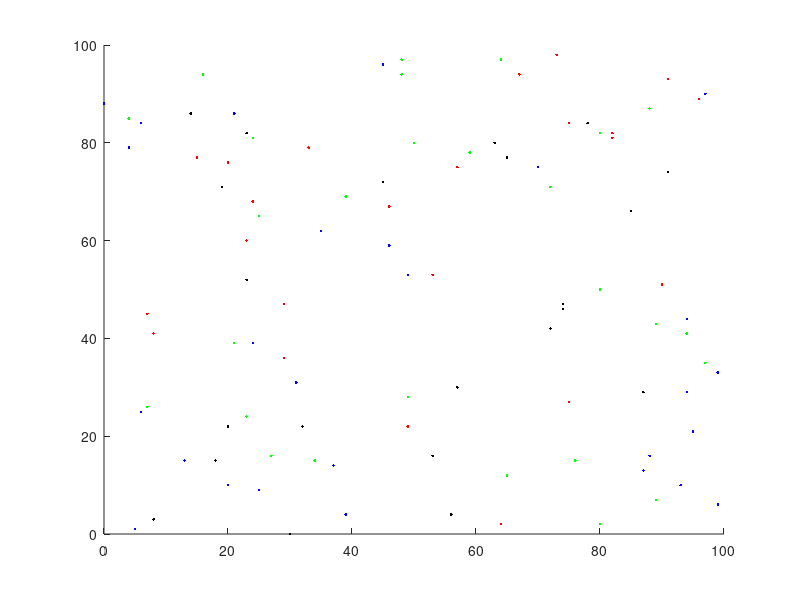

MATLAB code for this plot: (Note: this script raises an error after producing the figure.)
close all 
num_clases = 4;
num_trainig_points = 100;
equis = floor(100*rand(1,num_trainig_points));
ye = floor(100*rand(1,num_trainig_points));
points = [equis ; ye]
classified = floor(num_clases*rand(1,num_trainig_points)) + 1

pruebax = floor(100*rand(1,1));
pruebay = floor(100*rand(1,1));
prueba = [pruebax ; pruebay]

axis([0 100 0 100])
hold all 
figure (1)

for i=1:num_trainig_points
    if classified(i) == 1
        plot (equis(i), ye(i), 'r.')
    elseif classified(i) == 2
        plot (equis(i), ye(i), 'b.')
    elseif classified(i) == 3
        plot (equis(i), ye(i), 'g.')
    elseif classified(i) == 4
        plot (equis(i), ye(i), 'k.')
    end
end



res = k_nn_classifier(points, classified, 7, prueba);

if res == 1
    plot (pruebax, pruebay, 'ro')
elseif res == 2
    plot (pruebax, pruebay, 'bo')
elseif res == 3
    plot (pruebax, pruebay, 'go')
elseif res == 4
    plot (pruebax, pruebay, 'ko')
end
